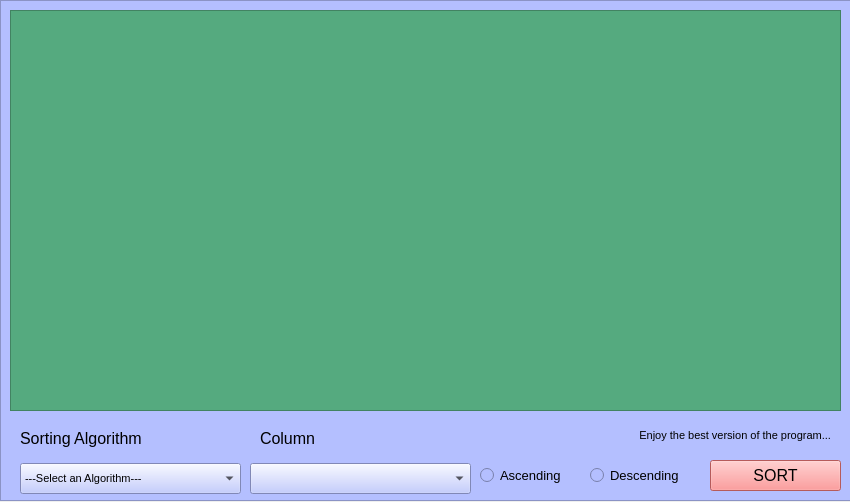
<?xml version="1.0" encoding="UTF-8"?>
<ui version="4.0">
 <class>Form</class>
 <widget class="QWidget" name="Form">
  <property name="geometry">
   <rect>
    <x>0</x>
    <y>0</y>
    <width>850</width>
    <height>502</height>
   </rect>
  </property>
  <property name="windowTitle">
   <string>Form</string>
  </property>
  <widget class="QFrame" name="tableFrameSort">
   <property name="geometry">
    <rect>
     <x>0</x>
     <y>0</y>
     <width>851</width>
     <height>501</height>
    </rect>
   </property>
   <property name="styleSheet">
    <string notr="true">background-color: rgb(85, 85, 255);
background-color: rgb(180, 191, 255);</string>
   </property>
   <property name="frameShape">
    <enum>QFrame::StyledPanel</enum>
   </property>
   <property name="frameShadow">
    <enum>QFrame::Raised</enum>
   </property>
   <widget class="QTableView" name="tableView">
    <property name="geometry">
     <rect>
      <x>10</x>
      <y>10</y>
      <width>831</width>
      <height>401</height>
     </rect>
    </property>
    <property name="styleSheet">
     <string notr="true">background-color: rgb(85, 170, 127);</string>
    </property>
   </widget>
   <widget class="QComboBox" name="comboAlgos">
    <property name="geometry">
     <rect>
      <x>20</x>
      <y>463</y>
      <width>221</width>
      <height>31</height>
     </rect>
    </property>
    <property name="font">
     <font>
      <pointsize>8</pointsize>
     </font>
    </property>
    <item>
     <property name="text">
      <string>---Select an Algorithm---</string>
     </property>
    </item>
    <item>
     <property name="text">
      <string>Bubble Sort</string>
     </property>
    </item>
    <item>
     <property name="text">
      <string>Insertion Sort</string>
     </property>
    </item>
    <item>
     <property name="text">
      <string>Merge Sort</string>
     </property>
    </item>
    <item>
     <property name="text">
      <string>Quick Sort</string>
     </property>
    </item>
    <item>
     <property name="text">
      <string>Selection Sort</string>
     </property>
    </item>
    <item>
     <property name="text">
      <string>Counting Sort</string>
     </property>
    </item>
    <item>
     <property name="text">
      <string>Shell Sort</string>
     </property>
    </item>
   </widget>
   <widget class="QComboBox" name="comboColumns2">
    <property name="geometry">
     <rect>
      <x>250</x>
      <y>463</y>
      <width>221</width>
      <height>31</height>
     </rect>
    </property>
   </widget>
   <widget class="QPushButton" name="btnSort">
    <property name="geometry">
     <rect>
      <x>710</x>
      <y>460</y>
      <width>131</width>
      <height>31</height>
     </rect>
    </property>
    <property name="font">
     <font>
      <pointsize>12</pointsize>
     </font>
    </property>
    <property name="styleSheet">
     <string notr="true">QPushButton {
    background-color: #ff7f7f; 
    color: black;
}

QPushButton:hover {
    background-color: #f56969;
}

QPushButton:pressed {
    background-color: #ff7f7f; 
}
</string>
    </property>
    <property name="text">
     <string>SORT</string>
    </property>
   </widget>
   <widget class="QRadioButton" name="radioAsc">
    <property name="geometry">
     <rect>
      <x>480</x>
      <y>460</y>
      <width>101</width>
      <height>31</height>
     </rect>
    </property>
    <property name="font">
     <font>
      <pointsize>10</pointsize>
      <weight>50</weight>
      <bold>false</bold>
     </font>
    </property>
    <property name="text">
     <string>Ascending</string>
    </property>
   </widget>
   <widget class="QRadioButton" name="radioDes">
    <property name="geometry">
     <rect>
      <x>590</x>
      <y>460</y>
      <width>111</width>
      <height>31</height>
     </rect>
    </property>
    <property name="font">
     <font>
      <pointsize>10</pointsize>
      <weight>50</weight>
      <bold>false</bold>
     </font>
    </property>
    <property name="text">
     <string>Descending</string>
    </property>
   </widget>
   <widget class="QLabel" name="labelAlgo">
    <property name="geometry">
     <rect>
      <x>20</x>
      <y>423</y>
      <width>181</width>
      <height>31</height>
     </rect>
    </property>
    <property name="font">
     <font>
      <pointsize>12</pointsize>
     </font>
    </property>
    <property name="text">
     <string>Sorting Algorithm</string>
    </property>
   </widget>
   <widget class="QLabel" name="labelColumn">
    <property name="geometry">
     <rect>
      <x>260</x>
      <y>423</y>
      <width>131</width>
      <height>31</height>
     </rect>
    </property>
    <property name="font">
     <font>
      <pointsize>12</pointsize>
     </font>
    </property>
    <property name="text">
     <string>Column</string>
    </property>
   </widget>
   <widget class="QLabel" name="labelComments">
    <property name="geometry">
     <rect>
      <x>360</x>
      <y>420</y>
      <width>471</width>
      <height>31</height>
     </rect>
    </property>
    <property name="font">
     <font>
      <pointsize>8</pointsize>
     </font>
    </property>
    <property name="text">
     <string>Enjoy the best version of the program...</string>
    </property>
    <property name="alignment">
     <set>Qt::AlignRight|Qt::AlignTrailing|Qt::AlignVCenter</set>
    </property>
   </widget>
  </widget>
 </widget>
 <resources/>
 <connections/>
</ui>
